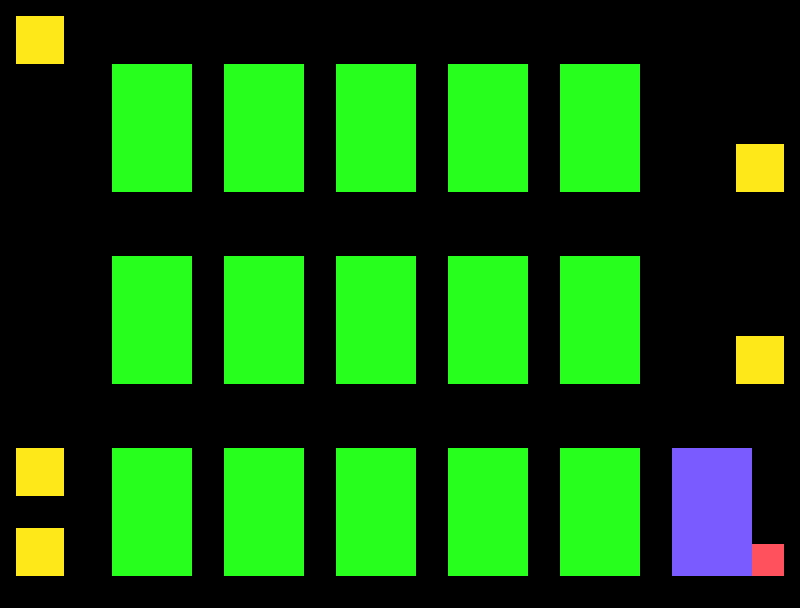

Below is a game level as drawn by its tile map, then a one-line description and the .tmx that defines it (tile-layer data replaced by summaries):
An orthogonal 50x38 tile map with 16x16 px tiles, 1 tile layer (buildings).

<map version="1.0" orientation="orthogonal" width="50" height="38" tilewidth="16" tileheight="16">
 <tileset firstgid="1" name="map" tilewidth="16" tileheight="16">
  <image source="../gfx/map.png" width="256" height="256" />
  <terraintypes>
   <terrain name="Neues Terrain erzeugen" tile="-1" />
  </terraintypes>
  <tile id="0">
   <properties>
    <property name="wall" value="1" />
   </properties>
  </tile>
  <tile id="1">
   <properties>
    <property name="wall" value="1" />
   </properties>
  </tile>
  <tile id="2">
   <properties>
    <property name="spawn" value="1" />
   </properties>
  </tile>
  <tile id="3">
   <properties>
    <property name="wall" value="1" />
   </properties>
  </tile>
  <tile id="4">
   <properties>
    <property name="wall" value="1" />
   </properties>
  </tile>
 </tileset>
 <layer name="buildings" width="50" height="38">
  <data>[1900 cells, 993 non-empty, 5 distinct tile ids]</data>
 </layer>
</map>
